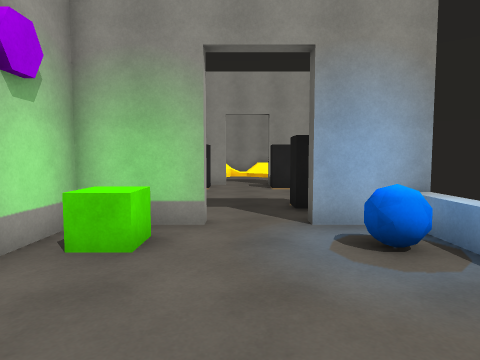
[1] (above)

16 first-person views from a walk through a 3-D level made in the Unity game engine. The camera is 1.4 m above the floor, tilts 4° down and sees 75° across. Doors are open. The floor is counted in squares, 1 m on a side. Each view is taken from the middle of a square. On the plan, view 1 faces up. The plan holds only what a view shows up to about 14 squares ahead; the rest is blank. The place goes on beyond the plan.

[2]
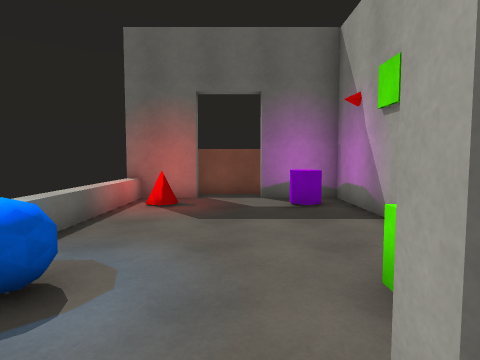

[3]
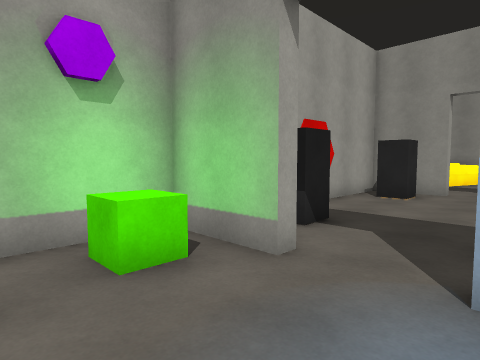

[4]
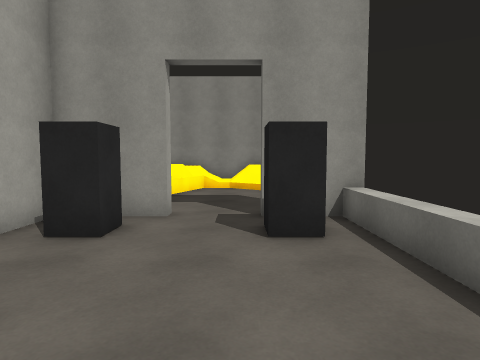

[5]
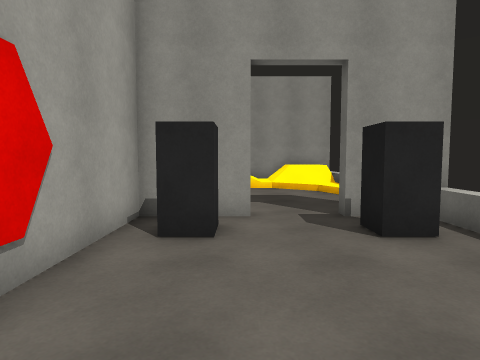

[6]
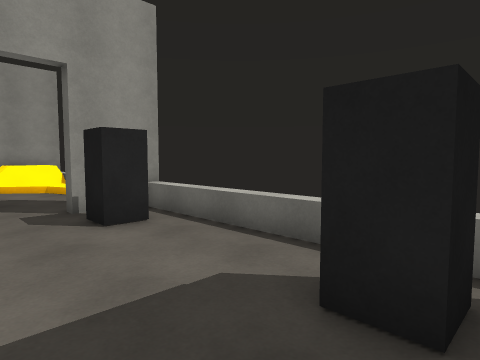

[7]
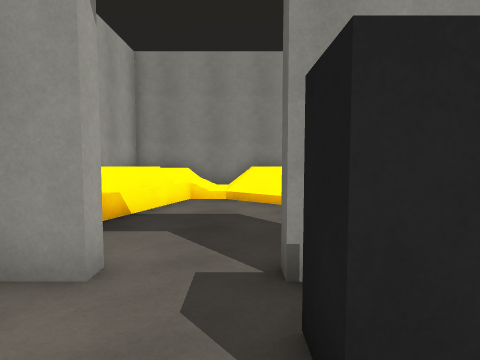

[8]
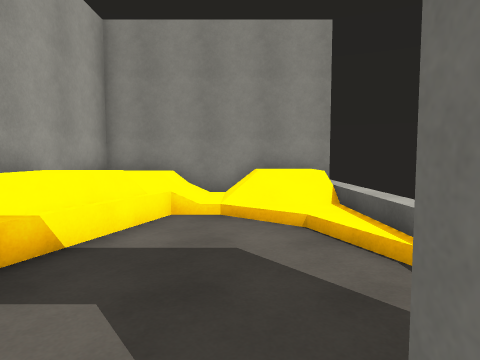

[9]
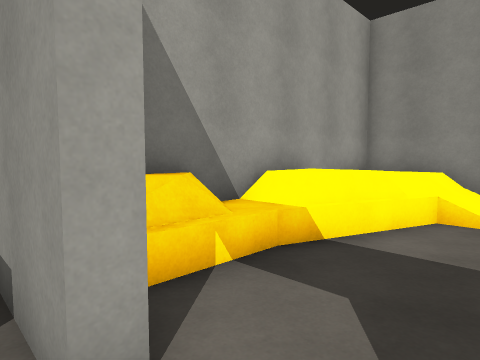

[10]
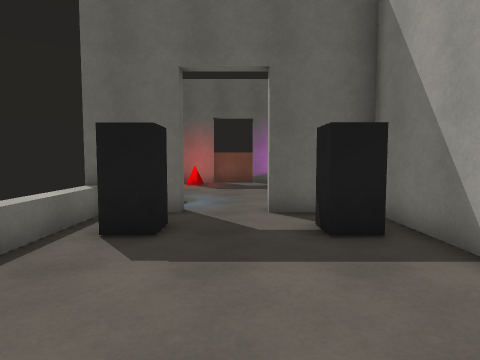

[11]
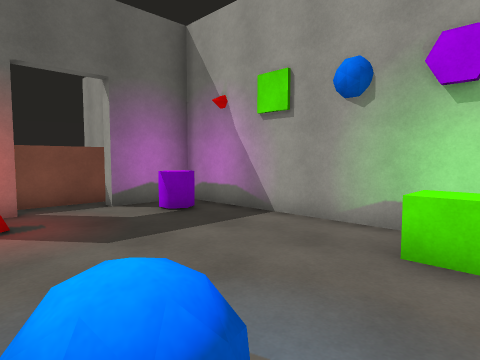

[12]
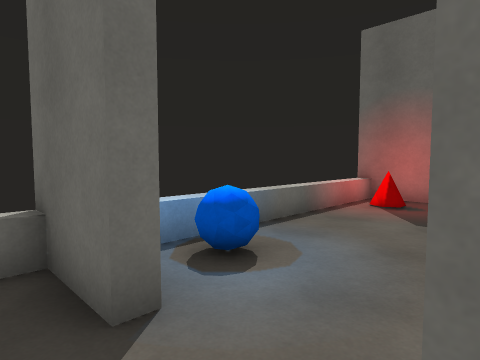

[13]
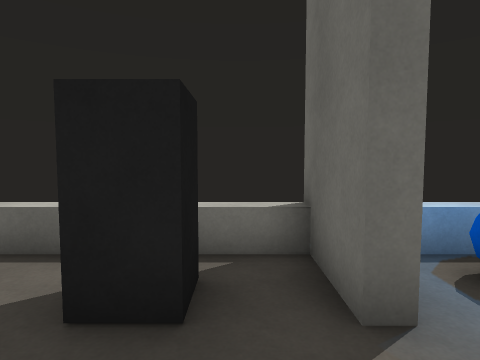

[14]
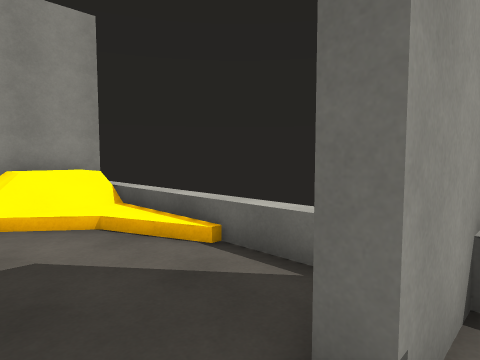

[15]
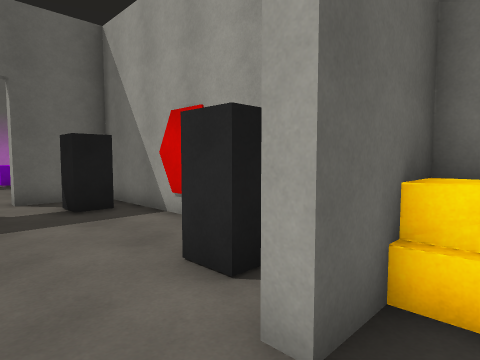

[16]
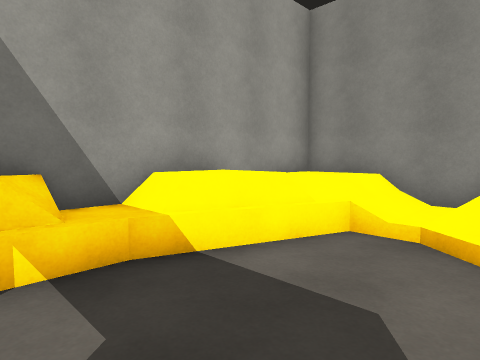

### Floor plan
Key: @ floor where view 1 was taken; # wall or solid block; . main floor; : floor 0.25 m higher than the main floor; + floor 1 m higher than the main floor; / step, stairs or slope; D open door; = window, fence, low wall or low ledge; ^ raised ledge.
Columns run from 4 left of view 1 to 4 right of it. Each row starts with its distance up from view 1.
 27 #########
 26 #++/:/++
 25 #++/:/++
 24 #///////
 23 #//=.//:
 22 #^^=...:
 21 ##=..../
 20 #^^..../
 19 #^^.....=
 18 #^=.....=
 17 ####DD###
 16 #.......^
 15 #.#...#.^
 14 #.......^
 13 #.......^
 12 #.......^
 11 #.......^
 10 #.......^
  9 #.#...#.^
  8 #.......^
  7 ####DD###
  6 #.......^
  5 #.^...==^
  4 #.....=.^
  3 #.......^
  2 #.......^
  1 #.......^
  0 #...@...^
 -1 #.^...=.^
 -2 #.^...==^
 -3 ####DD###
 -4    ####

Where each view was taken, in squares from view 1:
view 1: 0 up, 0 right, facing up
view 2: 8 up, 0 right, facing down
view 3: 3 up, 2 right, facing up-left
view 4: 9 up, 1 right, facing up
view 5: 9 up, 1 left, facing up
view 6: 8 up, 1 left, facing up-right
view 7: 13 up, 1 right, facing up
view 8: 16 up, 1 right, facing up
view 9: 16 up, 1 right, facing up-left
view 10: 15 up, 0 right, facing down
view 11: 6 up, 3 right, facing down-left
view 12: 8 up, 1 left, facing down-right
view 13: 8 up, 1 left, facing right
view 14: 16 up, 0 right, facing up-right
view 15: 18 up, 1 right, facing down-left
view 16: 18 up, 2 right, facing up-left
